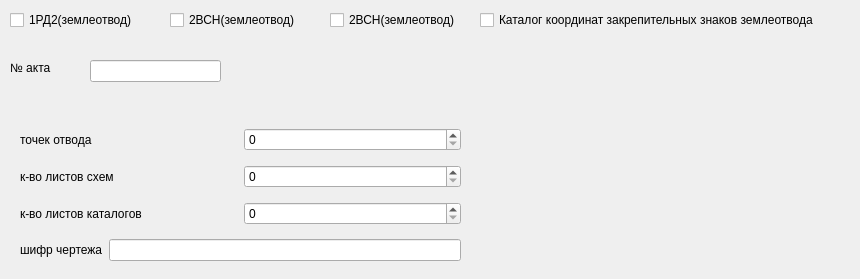
      <widget class="QWidget" name="otvod">
       <attribute name="title">
        <string>ОТВОД</string>
       </attribute>
       <widget class="QCheckBox" name="CheckBoxRD2">
        <property name="geometry">
         <rect>
          <x>10</x>
          <y>10</y>
          <width>141</width>
          <height>20</height>
         </rect>
        </property>
        <property name="text">
         <string>1РД2(землеотвод)</string>
        </property>
       </widget>
       <widget class="QCheckBox" name="CheckBoxVSN2">
        <property name="geometry">
         <rect>
          <x>170</x>
          <y>10</y>
          <width>141</width>
          <height>20</height>
         </rect>
        </property>
        <property name="text">
         <string>2ВСН(землеотвод)</string>
        </property>
       </widget>
       <widget class="QCheckBox" name="CheckBoxSP2">
        <property name="geometry">
         <rect>
          <x>330</x>
          <y>10</y>
          <width>141</width>
          <height>20</height>
         </rect>
        </property>
        <property name="text">
         <string>2ВСН(землеотвод)</string>
        </property>
       </widget>
       <widget class="QCheckBox" name="CheckBoxKAT2">
        <property name="geometry">
         <rect>
          <x>480</x>
          <y>10</y>
          <width>371</width>
          <height>20</height>
         </rect>
        </property>
        <property name="text">
         <string>Каталог координат закрепительных знаков землеотвода</string>
        </property>
       </widget>
       <widget class="QLabel" name="label_49">
        <property name="geometry">
         <rect>
          <x>10</x>
          <y>60</y>
          <width>70</width>
          <height>16</height>
         </rect>
        </property>
        <property name="text">
         <string>№ акта</string>
        </property>
       </widget>
       <widget class="QLineEdit" name="nActOtvod">
        <property name="geometry">
         <rect>
          <x>90</x>
          <y>60</y>
          <width>131</width>
          <height>22</height>
         </rect>
        </property>
       </widget>
       <widget class="QWidget" name="layoutWidget">
        <property name="geometry">
         <rect>
          <x>20</x>
          <y>120</y>
          <width>441</width>
          <height>150</height>
         </rect>
        </property>
        <layout class="QVBoxLayout" name="verticalLayout_2">
         <item>
          <layout class="QHBoxLayout" name="horizontalLayout_7">
           <item>
            <widget class="QLabel" name="label_102">
             <property name="text">
              <string>точек отвода</string>
             </property>
            </widget>
           </item>
           <item>
            <widget class="QSpinBox" name="tchk_otvod">
             <property name="maximum">
              <number>999</number>
             </property>
            </widget>
           </item>
          </layout>
         </item>
         <item>
          <layout class="QHBoxLayout" name="horizontalLayout_8">
           <item>
            <widget class="QLabel" name="label_103">
             <property name="text">
              <string>к-во листов схем</string>
             </property>
            </widget>
           </item>
           <item>
            <widget class="QSpinBox" name="l_shem_otvod">
             <property name="maximum">
              <number>999</number>
             </property>
            </widget>
           </item>
          </layout>
         </item>
         <item>
          <layout class="QHBoxLayout" name="horizontalLayout_10">
           <item>
            <widget class="QLabel" name="label_105">
             <property name="text">
              <string>к-во листов каталогов</string>
             </property>
            </widget>
           </item>
           <item>
            <widget class="QSpinBox" name="l_kat_otvod">
             <property name="maximum">
              <number>999</number>
             </property>
            </widget>
           </item>
          </layout>
         </item>
         <item>
          <layout class="QHBoxLayout" name="horizontalLayout_11">
           <item>
            <widget class="QLabel" name="label_106">
             <property name="text">
              <string>шифр чертежа</string>
             </property>
            </widget>
           </item>
           <item>
            <widget class="QLineEdit" name="ShifrPPO"/>
           </item>
          </layout>
         </item>
        </layout>
       </widget>
      </widget>
